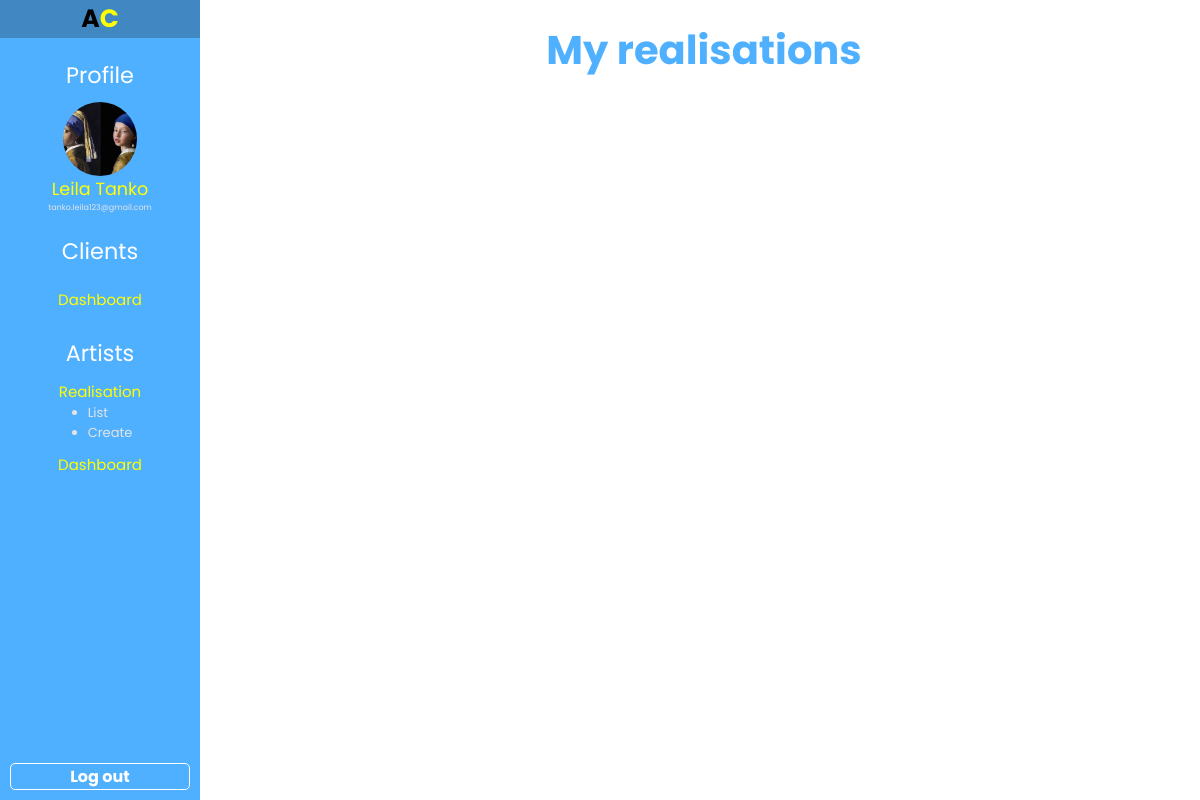
Before: /public/views/artists/realisation/list.php with the older database file.
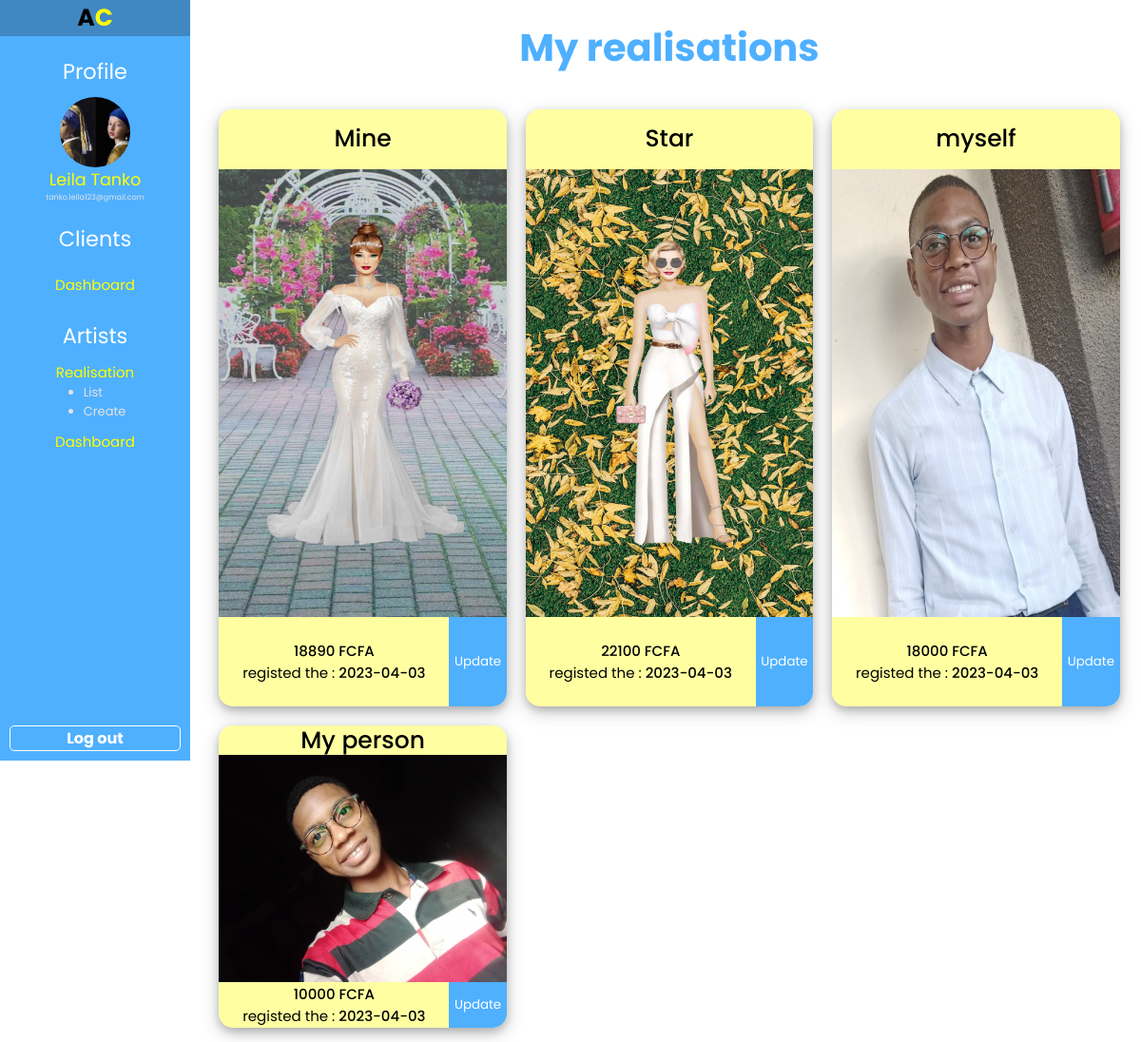
After: the same page with the newer database file.
### tables this page shows
CREATE TABLE `realisations` (
  `id` int(11) NOT NULL,
  `title` varchar(50) DEFAULT NULL,
  `price` float DEFAULT NULL,
  `image_url` varchar(50) DEFAULT NULL,
  `registed_date` date DEFAULT NULL,
  `id_artist` int(11) DEFAULT NULL,
  `id_categorie` int(11) DEFAULT NULL,
  `is_active` bit(1) NOT NULL DEFAULT b'1'
);

### public/views/artists/realisation/list.php (the view, shortened to what this page needs)
<!DOCTYPE html>
<html lang="en">
<head>
    <link rel="stylesheet" href="../../../assets/styles/navbar_style.css"/>
    <link rel="stylesheet" href="../../../assets/styles/list_realisation_style.css"/>
</head>
<body>
    <div class="navbar">
        <div class="navbar_content">
            <a href="../../index.html">
                <div class="logo">
                    <p><span>A</span>C</p>
                </div>
            </a>
            <div class="profile_part">
                <span class="title">Profile</span>
                <img src="../../../assets/images/brunelle.jpg" alt="profile picture" />
                <span class="username">Leila Tanko</span>
                <span class="email">tanko.leila123@gmail.com</span>
            </div>
            <div class="clientPart">
                <span class="title">Clients</span>
                <a href="#dashboard_client">
                    <div class="dashboard_btn">
                        <p><span>Dashboard</span></p>
                    </div>
                </a>
            </div>
            <div class="artistPart">
                <span class="title">Artists</span>
                <span class="realisation_title">Realisation</span>
                <div class="realisation_field">
                    <ul>
                        <li><a href="./list.php">List</a></li>
                        <li><a href="./create.php">Create</a></li>
                    </ul>
                </div>
                <a href="#dashboard_artist">
                    <div class="dashboard_btn">
                        <p><span>Dashboard</span></p>
                    </div>
                </a>
            </div>
        </div>
        <div class="logout_btn">
            <a href="../../login.php">
                <span>Log out</span>
            </a>
        </div>
    </div>
    <div class="container">
        <div class="title-container"><span>My realisations<span></div>
        <div class="grid-container">
            <?php
                include "../../../../private/database/access_db.php";
                $requete = "SELECT id, title, image_url, price, registed_date, id_artist, is_active FROM realisations";
                $res = $pdo -> query($requete);
                $target_dir = "../../../assets/images/created_realisations/";
                while($row = $res -> fetch()){
                    $target_file = $target_dir . $row["image_url"];
                     echo "<div class=\"item-grid-container\">
                            <div class=\"title-area\"><span>" . $row["title"] . "</span></div>
                            <div class=\"image-area\"><img src=$target_file alt='realisation image'></div>
                            <div class=\"spec-area\">
                                <span><span>" . $row["price"] . " FCFA</span></span>
                                <span>registed the : <span>" . $row["registed_date"] . "</span></span>
                            </div>
                            <div class=\"update-btn-area\">
                                <button><a href=\"./update.php?id=" . $row["id"] . ";\">Update</a></button>
                            </div>
                        </div>";
                }
            ?>
        </div>
    </div>
</body>
</html>

### public/assets/styles/navbar_style.css (style rules this page uses)
* { margin: 0; padding: 0; font-family: "Poppins" , sans-serif; box-sizing: border-box; text-decoration: none; }
.navbar { position: fixed; display: flex; flex-direction: column; justify-content: space-between; align-items: center; height: 100vh; width: 200px; z-index: 1; background-color: #4fb0ff; }
.navbar_content { height: 90%; }
.navbar_content a { color:yellow; text-decoration: none; width: 100%; font-size: 25px; }
.navbar_content .logo { position: relative; display: flex; font-weight: bold; justify-content: center; }
.navbar_content a .logo span { color: #000; }
.navbar_content .profile_part, .navbar_content .clientPart, .navbar_content .artistPart { display: flex; flex-direction: column; margin-top: 20px; align-items: center; }
.navbar_content .profile_part img { padding: 0 8px; border-radius: 50%; width: 45%; height: 25%; }
.title { margin-bottom: 10px; font-size: 1.4em; color: #fff; }
.navbar_content .profile_part .username { font-size: 1.1em; color : #ffff00 }
.navbar_content .profile_part .email { font-size: 0.5em; color: #e5e3e3; }
.navbar_content .dashboard_btn { position: relative; display: flex; justify-content: center; }
.navbar_content .dashboard_btn span, .navbar_content .artistPart .realisation_title { font-size: 15px; }
.navbar_content .artistPart .realisation_title { color : #ffff00 }
.navbar_content .artistPart .realisation_field { font-size: 13px; }
.navbar_content .artistPart .realisation_field li { color: #e5e3e3; margin-left: 20px; }
.navbar_content .artistPart .realisation_field li a { color: #e5e3e3; font-size: 13px; width: 100%; text-decoration: none; }
.navbar .logout_btn { width: 90%; border: 1px #fff solid; border-radius: 5px; display: flex; flex-direction: column; align-items: center; margin-bottom: 10px; }
.navbar .logout_btn a { text-decoration: none; color: #fff; font-weight: bold; }

### public/assets/styles/list_realisation_style.css (style rules this page uses)
body { overflow-x: hidden; }
.container { position: relative; flex-direction: column; display: flex; margin-left: 200px; width: 84%; }
.container .title-container { position: relative; display: flex; flex-direction: row; justify-content: center; align-items: center; width: 100%; height: 10%; padding: 20px; font-size: 2.5em; font-weight: bold; color: #4fb0ff; }
.container .grid-container { position: relative; width: 100%; display: grid; grid-template-columns: 30% 30% 30%; gap: 20px; justify-content: center; padding: 15px 0; }
.container .grid-container .item-grid-container { display: grid; grid-template-columns: 80% 20%; grid-template-rows: 10% 75% 15%; background-color: #ffff005d; justify-content: center; border-radius: 15px; box-shadow: 0 4px 8px 0 #00000033, 0 6px 20px 0 #00000030; }
.container .grid-container .item-grid-container .title-area, .container .grid-container .item-grid-container .image-area { grid-column: 1 / span 2; }
.container .grid-container .item-grid-container .title-area { display: flex; align-items: center; justify-content: center; font-weight: 500; font-size: 25px; }
.container .grid-container .item-grid-container .image-area img { width: 100%; height: 100%; }
.container .grid-container .item-grid-container .spec-area, .container .grid-container .item-grid-container .update-btn-area { display: flex; align-items: center; justify-content: center; font-size: 15px; }
.container .grid-container .item-grid-container .spec-area { flex-direction: column; padding: 0 5px; }
.container .grid-container .item-grid-container .spec-area span span { font-weight: 500; }
.container .grid-container .item-grid-container .update-btn-area button { width: 100%; height: 100%; border: none; border-bottom-right-radius: 15px; background-color: #4fb0ff; }
.container .grid-container .item-grid-container .update-btn-area button a { text-decoration: none; color: #fff; }

Changed rows visible on the page:
added realisations: title "Mine", image_url (picture), price "18890", registed_date "2023-04-03"
added realisations: title "Star", image_url (picture), price "22100", registed_date "2023-04-03"
added realisations: title "myself", image_url (picture), price "18000", registed_date "2023-04-03"
added realisations: title "My person", image_url (picture), price "10000", registed_date "2023-04-03"
